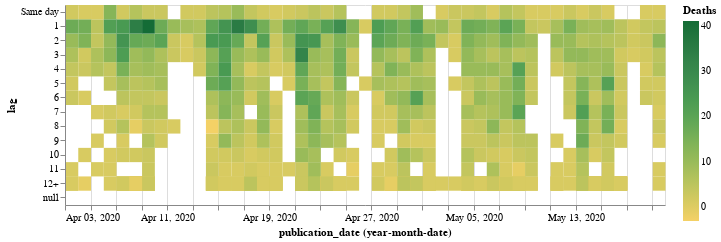

The cell this chart's notebook holds for it:
### Code cell
df = fhm_data[fhm_data['publication_date'] >= '2020-04-03']
df = df.replace(0, np.nan)

alt.Chart(df,height=200, width=600).mark_rect().encode(
    x='yearmonthdate(publication_date)',
#    y='yearmonthdate(date)',
    y=alt.Y('lag', sort=labels),
    size='n_diff',
    color=alt.Color('n_diff', title='Deaths', scale=alt.Scale(scheme='goldgreen')),
    tooltip=[alt.Tooltip('n_diff', title='Deaths')]
)

### Figure 1 — Vega-Lite specification as saved in the notebook (floating-point values rounded to 4 significant figures; data arrays with more than 128 entries replaced by an {"elided": "..."} marker saying what was removed)
{"config": {"view": {"continuousWidth": 400, "continuousHeight": 300}}, "data": {"name": "data-247fd13a7c8f2a64ccf90d0cc2a61c71"}, "mark": "rect", "encoding": {"color": {"type": "quantitative", "field": "n_diff", "scale": {"scheme": "goldgreen"}, "title": "Deaths"}, "size": {"type": "quantitative", "field": "n_diff"}, "tooltip": [{"type": "quantitative", "field": "n_diff", "title": "Deaths"}], "x": {"type": "temporal", "field": "publication_date", "timeUnit": "yearmonthdate"}, "y": {"type": "nominal", "field": "lag", "sort": ["Same day", "1", "2", "3", "4", "5", "6", "7", "8", "9", "10", "11", "12+"]}}, "height": 200, "width": 600, "$schema": "https://vega.github.io/schema/vega-lite/v4.8.1.json", "datasets": {"data-247fd13a7c8f2a64ccf90d0cc2a61c71": {"elided": "2726 records"}}}
